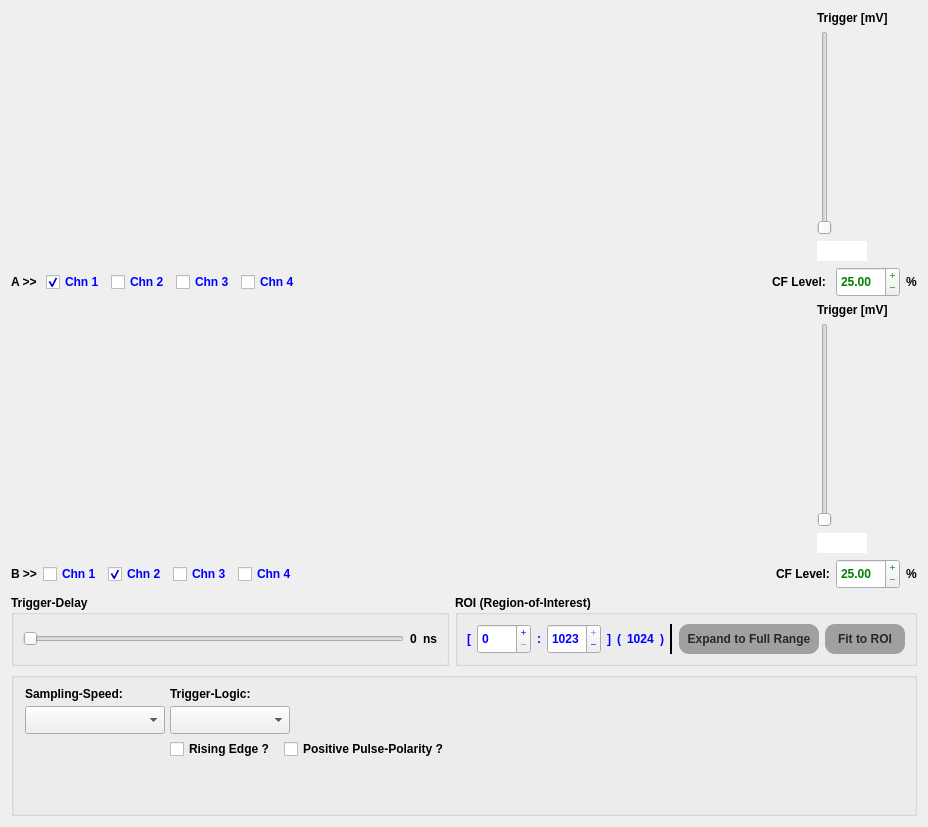
      <widget class="QWidget" name="tab">
       <attribute name="title">
        <string>Signal Scope</string>
       </attribute>
       <layout class="QHBoxLayout" name="horizontalLayout_6">
        <item>
         <layout class="QVBoxLayout" name="verticalLayout">
          <item>
           <layout class="QHBoxLayout" name="horizontalLayout">
            <item>
             <widget class="plot2DXWidget" name="widget_plotA" native="true">
              <property name="minimumSize">
               <size>
                <width>800</width>
                <height>250</height>
               </size>
              </property>
             </widget>
            </item>
            <item>
             <layout class="QVBoxLayout" name="verticalLayout_2">
              <item>
               <widget class="QLabel" name="label">
                <property name="minimumSize">
                 <size>
                  <width>100</width>
                  <height>0</height>
                 </size>
                </property>
                <property name="maximumSize">
                 <size>
                  <width>100</width>
                  <height>16777215</height>
                 </size>
                </property>
                <property name="font">
                 <font>
                  <weight>75</weight>
                  <bold>true</bold>
                 </font>
                </property>
                <property name="text">
                 <string>Trigger [mV]</string>
                </property>
               </widget>
              </item>
              <item>
               <widget class="QSlider" name="verticalSlider_triggerLevelA">
                <property name="orientation">
                 <enum>Qt::Vertical</enum>
                </property>
               </widget>
              </item>
              <item>
               <widget class="QLineEdit" name="lineEdit_triggerA">
                <property name="maximumSize">
                 <size>
                  <width>50</width>
                  <height>16777215</height>
                 </size>
                </property>
                <property name="font">
                 <font>
                  <weight>75</weight>
                  <bold>true</bold>
                 </font>
                </property>
                <property name="frame">
                 <bool>false</bool>
                </property>
                <property name="alignment">
                 <set>Qt::AlignCenter</set>
                </property>
               </widget>
              </item>
             </layout>
            </item>
           </layout>
          </item>
          <item>
           <layout class="QHBoxLayout" name="horizontalLayout_3">
            <item>
             <widget class="QLabel" name="label_5">
              <property name="font">
               <font>
                <weight>75</weight>
                <bold>true</bold>
               </font>
              </property>
              <property name="text">
               <string>A &gt;&gt; </string>
              </property>
             </widget>
            </item>
            <item>
             <widget class="QCheckBox" name="checkBox_chn1_A">
              <property name="enabled">
               <bool>true</bool>
              </property>
              <property name="font">
               <font>
                <weight>75</weight>
                <bold>true</bold>
               </font>
              </property>
              <property name="styleSheet">
               <string notr="true">color: blue</string>
              </property>
              <property name="text">
               <string>Chn 1</string>
              </property>
              <property name="checked">
               <bool>true</bool>
              </property>
             </widget>
            </item>
            <item>
             <widget class="QCheckBox" name="checkBox_chn2_A">
              <property name="enabled">
               <bool>true</bool>
              </property>
              <property name="font">
               <font>
                <weight>75</weight>
                <bold>true</bold>
               </font>
              </property>
              <property name="styleSheet">
               <string notr="true">color: blue</string>
              </property>
              <property name="text">
               <string>Chn 2</string>
              </property>
             </widget>
            </item>
            <item>
             <widget class="QCheckBox" name="checkBox_chn3_A">
              <property name="enabled">
               <bool>true</bool>
              </property>
              <property name="font">
               <font>
                <weight>75</weight>
                <bold>true</bold>
               </font>
              </property>
              <property name="styleSheet">
               <string notr="true">color: blue</string>
              </property>
              <property name="text">
               <string>Chn 3</string>
              </property>
             </widget>
            </item>
            <item>
             <widget class="QCheckBox" name="checkBox_chn4_A">
              <property name="enabled">
               <bool>true</bool>
              </property>
              <property name="font">
               <font>
                <weight>75</weight>
                <bold>true</bold>
               </font>
              </property>
              <property name="styleSheet">
               <string notr="true">color: blue</string>
              </property>
              <property name="text">
               <string>Chn 4</string>
              </property>
             </widget>
            </item>
            <item>
             <spacer name="horizontalSpacer">
              <property name="orientation">
               <enum>Qt::Horizontal</enum>
              </property>
              <property name="sizeHint" stdset="0">
               <size>
                <width>40</width>
                <height>20</height>
               </size>
              </property>
             </spacer>
            </item>
            <item>
             <widget class="QLabel" name="label_24">
              <property name="font">
               <font>
                <weight>75</weight>
                <bold>true</bold>
               </font>
              </property>
              <property name="text">
               <string>CF Level: </string>
              </property>
             </widget>
            </item>
            <item>
             <widget class="QDoubleSpinBox" name="doubleSpinBox_cfdA">
              <property name="minimumSize">
               <size>
                <width>0</width>
                <height>30</height>
               </size>
              </property>
              <property name="font">
               <font>
                <weight>75</weight>
                <bold>true</bold>
               </font>
              </property>
              <property name="styleSheet">
               <string notr="true">color: green</string>
              </property>
              <property name="buttonSymbols">
               <enum>QAbstractSpinBox::PlusMinus</enum>
              </property>
              <property name="accelerated">
               <bool>true</bool>
              </property>
              <property name="minimum">
               <double>0.010000000000000</double>
              </property>
              <property name="maximum">
               <double>100.000000000000000</double>
              </property>
              <property name="singleStep">
               <double>0.005000000000000</double>
              </property>
              <property name="value">
               <double>25.000000000000000</double>
              </property>
             </widget>
            </item>
            <item>
             <widget class="QLabel" name="label_142">
              <property name="font">
               <font>
                <weight>75</weight>
                <bold>true</bold>
               </font>
              </property>
              <property name="text">
               <string>%</string>
              </property>
             </widget>
            </item>
           </layout>
          </item>
          <item>
           <layout class="QHBoxLayout" name="horizontalLayout_2">
            <item>
             <widget class="plot2DXWidget" name="widget_plotB" native="true">
              <property name="minimumSize">
               <size>
                <width>800</width>
                <height>250</height>
               </size>
              </property>
             </widget>
            </item>
            <item>
             <layout class="QVBoxLayout" name="verticalLayout_3">
              <item>
               <widget class="QLabel" name="label_3">
                <property name="minimumSize">
                 <size>
                  <width>100</width>
                  <height>0</height>
                 </size>
                </property>
                <property name="maximumSize">
                 <size>
                  <width>100</width>
                  <height>16777215</height>
                 </size>
                </property>
                <property name="font">
                 <font>
                  <weight>75</weight>
                  <bold>true</bold>
                 </font>
                </property>
                <property name="text">
                 <string>Trigger [mV]</string>
                </property>
               </widget>
              </item>
              <item>
               <widget class="QSlider" name="verticalSlider_triggerLevelB">
                <property name="orientation">
                 <enum>Qt::Vertical</enum>
                </property>
               </widget>
              </item>
              <item>
               <widget class="QLineEdit" name="lineEdit_triggerB">
                <property name="maximumSize">
                 <size>
                  <width>50</width>
                  <height>16777215</height>
                 </size>
                </property>
                <property name="font">
                 <font>
                  <weight>75</weight>
                  <bold>true</bold>
                 </font>
                </property>
                <property name="frame">
                 <bool>false</bool>
                </property>
                <property name="alignment">
                 <set>Qt::AlignCenter</set>
                </property>
               </widget>
              </item>
             </layout>
            </item>
           </layout>
          </item>
          <item>
           <layout class="QHBoxLayout" name="horizontalLayout_4">
            <item>
             <widget class="QLabel" name="label_6">
              <property name="font">
               <font>
                <weight>75</weight>
                <bold>true</bold>
               </font>
              </property>
              <property name="text">
               <string>B &gt;&gt;</string>
              </property>
             </widget>
            </item>
            <item>
             <widget class="QCheckBox" name="checkBox_chn1_B">
              <property name="enabled">
               <bool>true</bool>
              </property>
              <property name="font">
               <font>
                <weight>75</weight>
                <bold>true</bold>
               </font>
              </property>
              <property name="styleSheet">
               <string notr="true">color: blue</string>
              </property>
              <property name="text">
               <string>Chn 1</string>
              </property>
             </widget>
            </item>
            <item>
             <widget class="QCheckBox" name="checkBox_chn2_B">
              <property name="enabled">
               <bool>true</bool>
              </property>
              <property name="font">
               <font>
                <weight>75</weight>
                <bold>true</bold>
               </font>
              </property>
              <property name="styleSheet">
               <string notr="true">color: blue</string>
              </property>
              <property name="text">
               <string>Chn 2</string>
              </property>
              <property name="checked">
               <bool>true</bool>
              </property>
             </widget>
            </item>
            <item>
             <widget class="QCheckBox" name="checkBox_chn3_B">
              <property name="enabled">
               <bool>true</bool>
              </property>
              <property name="font">
               <font>
                <weight>75</weight>
                <bold>true</bold>
               </font>
              </property>
              <property name="styleSheet">
               <string notr="true">color: blue</string>
              </property>
              <property name="text">
               <string>Chn 3</string>
              </property>
             </widget>
            </item>
            <item>
             <widget class="QCheckBox" name="checkBox_chn4_B">
              <property name="enabled">
               <bool>true</bool>
              </property>
              <property name="font">
               <font>
                <weight>75</weight>
                <bold>true</bold>
               </font>
              </property>
              <property name="styleSheet">
               <string notr="true">color: blue</string>
              </property>
              <property name="text">
               <string>Chn 4</string>
              </property>
             </widget>
            </item>
            <item>
             <spacer name="horizontalSpacer_2">
              <property name="orientation">
               <enum>Qt::Horizontal</enum>
              </property>
              <property name="sizeHint" stdset="0">
               <size>
                <width>40</width>
                <height>20</height>
               </size>
              </property>
             </spacer>
            </item>
            <item>
             <widget class="QLabel" name="label_25">
              <property name="font">
               <font>
                <weight>75</weight>
                <bold>true</bold>
               </font>
              </property>
              <property name="text">
               <string>CF Level:</string>
              </property>
             </widget>
            </item>
            <item>
             <widget class="QDoubleSpinBox" name="doubleSpinBox_cfdB">
              <property name="minimumSize">
               <size>
                <width>0</width>
                <height>30</height>
               </size>
              </property>
              <property name="font">
               <font>
                <weight>75</weight>
                <bold>true</bold>
               </font>
              </property>
              <property name="styleSheet">
               <string notr="true">color: green</string>
              </property>
              <property name="buttonSymbols">
               <enum>QAbstractSpinBox::PlusMinus</enum>
              </property>
              <property name="accelerated">
               <bool>true</bool>
              </property>
              <property name="minimum">
               <double>0.010000000000000</double>
              </property>
              <property name="maximum">
               <double>100.000000000000000</double>
              </property>
              <property name="singleStep">
               <double>0.005000000000000</double>
              </property>
              <property name="value">
               <double>25.000000000000000</double>
              </property>
             </widget>
            </item>
            <item>
             <widget class="QLabel" name="label_143">
              <property name="font">
               <font>
                <weight>75</weight>
                <bold>true</bold>
               </font>
              </property>
              <property name="text">
               <string>%</string>
              </property>
             </widget>
            </item>
           </layout>
          </item>
          <item>
           <layout class="QHBoxLayout" name="horizontalLayout_5">
            <item>
             <widget class="QGroupBox" name="groupBox_4">
              <property name="font">
               <font>
                <weight>75</weight>
                <bold>true</bold>
               </font>
              </property>
              <property name="title">
               <string>Trigger-Delay</string>
              </property>
              <layout class="QHBoxLayout" name="horizontalLayout_24">
               <item>
                <widget class="QSlider" name="horizontalSlider_triggerDelay">
                 <property name="minimumSize">
                  <size>
                   <width>0</width>
                   <height>20</height>
                  </size>
                 </property>
                 <property name="styleSheet">
                  <string notr="true"/>
                 </property>
                 <property name="orientation">
                  <enum>Qt::Horizontal</enum>
                 </property>
                </widget>
               </item>
               <item>
                <widget class="QLabel" name="label_triggerDelay">
                 <property name="font">
                  <font>
                   <weight>75</weight>
                   <bold>true</bold>
                  </font>
                 </property>
                 <property name="text">
                  <string>0</string>
                 </property>
                </widget>
               </item>
               <item>
                <widget class="QLabel" name="label_144">
                 <property name="text">
                  <string>ns</string>
                 </property>
                </widget>
               </item>
              </layout>
             </widget>
            </item>
            <item>
             <widget class="QGroupBox" name="groupBox_2">
              <property name="font">
               <font>
                <weight>75</weight>
                <bold>true</bold>
               </font>
              </property>
              <property name="title">
               <string>ROI (Region-of-Interest)</string>
              </property>
              <layout class="QHBoxLayout" name="horizontalLayout_22">
               <item>
                <widget class="QLabel" name="label_27">
                 <property name="font">
                  <font>
                   <weight>75</weight>
                   <bold>true</bold>
                  </font>
                 </property>
                 <property name="styleSheet">
                  <string notr="true">color: blue
</string>
                 </property>
                 <property name="text">
                  <string>[</string>
                 </property>
                </widget>
               </item>
               <item>
                <widget class="QSpinBox" name="spinBox_startCell">
                 <property name="minimumSize">
                  <size>
                   <width>0</width>
                   <height>30</height>
                  </size>
                 </property>
                 <property name="font">
                  <font>
                   <weight>75</weight>
                   <bold>true</bold>
                  </font>
                 </property>
                 <property name="styleSheet">
                  <string notr="true">color: blue</string>
                 </property>
                 <property name="buttonSymbols">
                  <enum>QAbstractSpinBox::PlusMinus</enum>
                 </property>
                 <property name="accelerated">
                  <bool>true</bool>
                 </property>
                 <property name="maximum">
                  <number>1023</number>
                 </property>
                </widget>
               </item>
               <item>
                <widget class="QLabel" name="label_29">
                 <property name="font">
                  <font>
                   <weight>75</weight>
                   <bold>true</bold>
                  </font>
                 </property>
                 <property name="styleSheet">
                  <string notr="true">color: blue</string>
                 </property>
                 <property name="text">
                  <string>:</string>
                 </property>
                </widget>
               </item>
               <item>
                <widget class="QSpinBox" name="spinBox_stopCell">
                 <property name="minimumSize">
                  <size>
                   <width>0</width>
                   <height>30</height>
                  </size>
                 </property>
                 <property name="font">
                  <font>
                   <weight>75</weight>
                   <bold>true</bold>
                  </font>
                 </property>
                 <property name="styleSheet">
                  <string notr="true">color: blue</string>
                 </property>
                 <property name="buttonSymbols">
                  <enum>QAbstractSpinBox::PlusMinus</enum>
                 </property>
                 <property name="maximum">
                  <number>1023</number>
                 </property>
                 <property name="value">
                  <number>1023</number>
                 </property>
                </widget>
               </item>
               <item>
                <widget class="QLabel" name="label_90">
                 <property name="font">
                  <font>
                   <weight>75</weight>
                   <bold>true</bold>
                  </font>
                 </property>
                 <property name="styleSheet">
                  <string notr="true">color: blue
</string>
                 </property>
                 <property name="text">
                  <string>]</string>
                 </property>
                </widget>
               </item>
               <item>
                <widget class="QLabel" name="label_30">
                 <property name="font">
                  <font>
                   <weight>75</weight>
                   <bold>true</bold>
                  </font>
                 </property>
                 <property name="styleSheet">
                  <string notr="true">color: blue
</string>
                 </property>
                 <property name="text">
                  <string>(</string>
                 </property>
                </widget>
               </item>
               <item>
                <widget class="QLabel" name="label_ReadoutRangeCell">
                 <property name="font">
                  <font>
                   <weight>75</weight>
                   <bold>true</bold>
                  </font>
                 </property>
                 <property name="styleSheet">
                  <string notr="true">color: blue</string>
                 </property>
                 <property name="text">
                  <string>1024</string>
                 </property>
                </widget>
               </item>
               <item>
                <widget class="QLabel" name="label_91">
                 <property name="font">
                  <font>
                   <weight>75</weight>
                   <bold>true</bold>
                  </font>
                 </property>
                 <property name="styleSheet">
                  <string notr="true">color: blue
</string>
                 </property>
                 <property name="text">
                  <string>)</string>
                 </property>
                </widget>
               </item>
               <item>
                <widget class="Line" name="line_4">
                 <property name="frameShadow">
                  <enum>QFrame::Plain</enum>
                 </property>
                 <property name="lineWidth">
                  <number>2</number>
                 </property>
                 <property name="orientation">
                  <enum>Qt::Vertical</enum>
                 </property>
                </widget>
               </item>
               <item>
                <widget class="QPushButton" name="pushButton_fullRange">
                 <property name="minimumSize">
                  <size>
                   <width>140</width>
                   <height>30</height>
                  </size>
                 </property>
                 <property name="font">
                  <font>
                   <weight>75</weight>
                   <bold>true</bold>
                  </font>
                 </property>
                 <property name="styleSheet">
                  <string notr="true">QPushButton {
border-style: flat;
background-color: rgb(160,160,160); 
color: rgb(40,40,40);
border-radius: 10;
}

QPushButton:hover {
border-style: flat; 
background-color: rgb(216,216,216);
color: rgb(40,40,40);
border-radius: 5;
}

QPushButton:pressed {
border-style: flat; 
background-color: transparent;
color: rgb(40,40,40);
border-radius: 2;
border-color: black;
}</string>
                 </property>
                 <property name="text">
                  <string>Expand to Full Range</string>
                 </property>
                </widget>
               </item>
               <item>
                <widget class="QPushButton" name="pushButton_scaleRange">
                 <property name="minimumSize">
                  <size>
                   <width>80</width>
                   <height>30</height>
                  </size>
                 </property>
                 <property name="font">
                  <font>
                   <weight>75</weight>
                   <bold>true</bold>
                  </font>
                 </property>
                 <property name="styleSheet">
                  <string notr="true">QPushButton {
border-style: flat;
background-color: rgb(160,160,160); 
color: rgb(40,40,40);
border-radius: 10;
}

QPushButton:hover {
border-style: flat; 
background-color: rgb(216,216,216);
color: rgb(40,40,40);
border-radius: 5;
}

QPushButton:pressed {
border-style: flat; 
background-color: transparent;
color: rgb(40,40,40);
border-radius: 2;
border-color: black;
}</string>
                 </property>
                 <property name="text">
                  <string>Fit to ROI</string>
                 </property>
                </widget>
               </item>
              </layout>
             </widget>
            </item>
           </layout>
          </item>
          <item>
           <widget class="QGroupBox" name="groupBox">
            <property name="maximumSize">
             <size>
              <width>16777215</width>
              <height>220</height>
             </size>
            </property>
            <property name="title">
             <string/>
            </property>
            <property name="flat">
             <bool>false</bool>
            </property>
            <layout class="QHBoxLayout" name="horizontalLayout_37">
             <property name="spacing">
              <number>5</number>
             </property>
             <property name="leftMargin">
              <number>11</number>
             </property>
             <item>
              <layout class="QVBoxLayout" name="verticalLayout_13">
               <item>
                <widget class="QLabel" name="label_SampleSpeed">
                 <property name="font">
                  <font>
                   <weight>75</weight>
                   <bold>true</bold>
                  </font>
                 </property>
                 <property name="text">
                  <string>Sampling-Speed:</string>
                 </property>
                </widget>
               </item>
               <item>
                <widget class="QComboBox" name="comboBox_sampleSpeed">
                 <property name="minimumSize">
                  <size>
                   <width>140</width>
                   <height>28</height>
                  </size>
                 </property>
                 <property name="maximumSize">
                  <size>
                   <width>200</width>
                   <height>16777215</height>
                  </size>
                 </property>
                </widget>
               </item>
               <item>
                <widget class="QLabel" name="label_timingCalibrated">
                 <property name="minimumSize">
                  <size>
                   <width>0</width>
                   <height>25</height>
                  </size>
                 </property>
                 <property name="font">
                  <font>
                   <weight>75</weight>
                   <bold>true</bold>
                  </font>
                 </property>
                 <property name="styleSheet">
                  <string notr="true">color: red
</string>
                 </property>
                 <property name="text">
                  <string/>
                 </property>
                </widget>
               </item>
               <item>
                <spacer name="verticalSpacer_7">
                 <property name="orientation">
                  <enum>Qt::Vertical</enum>
                 </property>
                 <property name="sizeHint" stdset="0">
                  <size>
                   <width>20</width>
                   <height>40</height>
                  </size>
                 </property>
                </spacer>
               </item>
              </layout>
             </item>
             <item>
              <layout class="QVBoxLayout" name="verticalLayout_9">
               <item>
                <widget class="QLabel" name="label_42">
                 <property name="font">
                  <font>
                   <weight>75</weight>
                   <bold>true</bold>
                  </font>
                 </property>
                 <property name="text">
                  <string>Trigger-Logic:</string>
                 </property>
                </widget>
               </item>
               <item>
                <widget class="QComboBox" name="comboBox_triggerLogic">
                 <property name="sizePolicy">
                  <sizepolicy hsizetype="Expanding" vsizetype="Fixed">
                   <horstretch>0</horstretch>
                   <verstretch>0</verstretch>
                  </sizepolicy>
                 </property>
                 <property name="minimumSize">
                  <size>
                   <width>0</width>
                   <height>28</height>
                  </size>
                 </property>
                 <property name="maximumSize">
                  <size>
                   <width>120</width>
                   <height>16777215</height>
                  </size>
                 </property>
                </widget>
               </item>
               <item>
                <layout class="QHBoxLayout" name="horizontalLayout_62">
                 <item>
                  <widget class="QCheckBox" name="checkBox_positiveTriggerPol">
                   <property name="font">
                    <font>
                     <weight>75</weight>
                     <bold>true</bold>
                    </font>
                   </property>
                   <property name="styleSheet">
                    <string notr="true">color: dark-blue
</string>
                   </property>
                   <property name="text">
                    <string>Rising Edge ? </string>
                   </property>
                   <property name="checked">
                    <bool>false</bool>
                   </property>
                  </widget>
                 </item>
                 <item>
                  <widget class="QCheckBox" name="checkBox_positivSignal">
                   <property name="font">
                    <font>
                     <weight>75</weight>
                     <bold>true</bold>
                    </font>
                   </property>
                   <property name="styleSheet">
                    <string notr="true">color: dark-blue</string>
                   </property>
                   <property name="text">
                    <string>Positive Pulse-Polarity ?</string>
                   </property>
                   <property name="checked">
                    <bool>false</bool>
                   </property>
                  </widget>
                 </item>
                 <item>
                  <spacer name="horizontalSpacer_46">
                   <property name="orientation">
                    <enum>Qt::Horizontal</enum>
                   </property>
                   <property name="sizeHint" stdset="0">
                    <size>
                     <width>40</width>
                     <height>20</height>
                    </size>
                   </property>
                  </spacer>
                 </item>
                </layout>
               </item>
               <item>
                <spacer name="verticalSpacer_8">
                 <property name="orientation">
                  <enum>Qt::Vertical</enum>
                 </property>
                 <property name="sizeHint" stdset="0">
                  <size>
                   <width>20</width>
                   <height>40</height>
                  </size>
                 </property>
                </spacer>
               </item>
              </layout>
             </item>
             <item>
              <spacer name="horizontalSpacer_3">
               <property name="orientation">
                <enum>Qt::Horizontal</enum>
               </property>
               <property name="sizeHint" stdset="0">
                <size>
                 <width>40</width>
                 <height>20</height>
                </size>
               </property>
              </spacer>
             </item>
             <item>
              <widget class="DRS4CFDAlgorithmDlg" name="widget_CFDAlgorithm" native="true">
               <property name="maximumSize">
                <size>
                 <width>16777215</width>
                 <height>180</height>
                </size>
               </property>
              </widget>
             </item>
            </layout>
           </widget>
          </item>
         </layout>
        </item>
       </layout>
      </widget>
